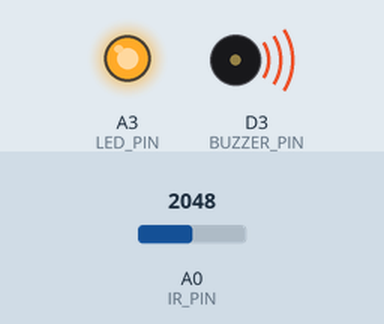
This sketch was run on a simulated Particle Photon. Parts: output pins drawn as LEDs (lit = HIGH), buzzer (waves = sounding, pin HIGH). Inputs (shaded band) come from the test bench; at power-on: A0 (IR_PIN) = 2048. What the sketch prints to the serial monitor is not drawn.

Above: at 0.1 s.
Timing chart, 0 to 1.6 s (numbered marks = the images above):
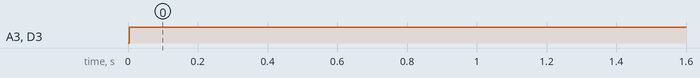

Measured:
- by itself, A3 (LED_PIN), D3 (BUZZER_PIN): LOW → HIGH at 0.00 s

The sketch:

SharpIR_DistanceSensor_Cm.ino
```cpp
#include <SharpIR.h>

#define IR_PIN        A0         // Blue wire connects to analog pin A0
#define LED_PIN       13         // LED connects to digital pin 13
#define BUZZER_PIN    3          // Buzzer connects to digital pin 3
#define MIN_DISTANCE  20         // Minimum distance to notify
#define MODEL         1080

boolean done = false;


//SharpIR sharp(IR_PIN, 25, 93, MODEL);
SharpIR sharp(IR_PIN,  MODEL);
// ir: the pin where your sensor is attached
// 25: the number of readings the library will make before calculating a mean distance
// 93: the difference between two consecutive measurements to be taken as valid
// model: an int that determines your sensor:  1080 for GP2Y0A21Y
//                                            20150 for GP2Y0A02Y
//                                            (working distance range according to the datasheets)

void setup() {
  Serial.begin(9600);
  pinMode (IR_PIN, INPUT);
  pinMode (BUZZER_PIN, OUTPUT);
  pinMode (LED_PIN, OUTPUT);
}

void loop() {
  if (done == false) {                                      // it only runs the loop once
    unsigned long consume_time1 = millis();                 // takes the time before the loop on the library begins

    int distance_val = sharp.distance();                    // this returns the distance to the object you're measuring
    Serial.print("Mean distance: ");                        // returns it to the serial monitor
    Serial.println(distance_val);

    notify(distance_val);

    unsigned long consume_time2 = millis() - consume_time1; // the following gives you the time taken to get the measurement
    Serial.print("Time taken (ms): ");
    Serial.println(consume_time2);
    done = true;
  } else {
    done = false;
  }
}

void notify(int distance_value) {
  if (distance_value <= MIN_DISTANCE) {                     //if the distance value is less than and equal 20, the object is within a few inches
    digitalWrite(LED_PIN, HIGH);
    digitalWrite(BUZZER_PIN, HIGH);
  } else {
    digitalWrite(LED_PIN, LOW);
    digitalWrite(BUZZER_PIN, LOW);
  }
}
```

SharpIR.h
```cpp
/*
	SharpIR

	Arduino library for retrieving distance (in cm) from the analog GP2Y0A21Y and GP2Y0A02YK

	From an original version of Dr. Marcal Casas-Cartagena (marcal.casas@gmail.com)

    Version : 1.0 : Guillaume Rico

	https://github.com/guillaume-rico/SharpIR

*/

#ifndef SharpIR_h
#define SharpIR_h

#define NB_SAMPLE 25

#ifdef ARDUINO
  #include "Arduino.h"
#elif defined(SPARK)
  #include "Particle.h"
#endif

class SharpIR
{
  public:

    SharpIR (int irPin, long sensorModel);
    int distance();

  private:

    void sort(int a[], int size);

    int _irPin;
    long _model;
};

#endif
```
